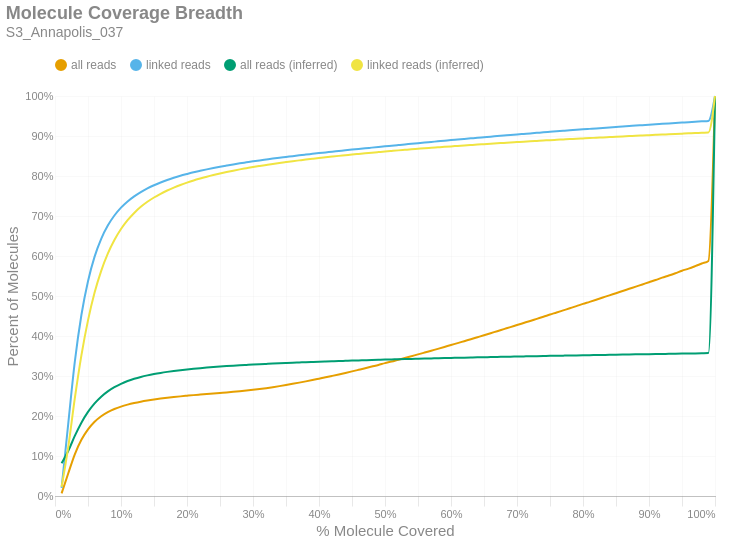

Notebook code cell kept with this figure:
### Markdown cell above
### Molecule Read Coverage
This chart shows molecule coverage breadth as computed by the number of bases aligned to that molecule. In other words, "*how much of each unique long molecule is actually sequenced/aligned?*" Keep in mind there is a distinction between sequences and alignments, since some sequences belonging to a particular molecule may not align well and wouldn't appear in the alignment data. This chart also shows molecule coverage breadth as computed by the *inferred fragment* from which the aligned sequences originate. Unlike read coverage, this calculation takes into account the total insert size, including unsequenced gaps between the forward and reverse reads. Like the previous figures, these are cumulative percents.

### Code cell
if SKIPLR:
    print_html(f"Skipped")
else:
    binned_df = consolidated_hist(valids['coverage_bp'], mask, 0.01, True)
    binned_df_inf = consolidated_hist(valids['coverage_inserts'], mask, 0.01, True)
    binned_df = binned_df.with_columns(pl.lit(binned_df_inf['all reads (cumsum)']).alias('all reads (inferred)'))
    binned_df = binned_df.with_columns(pl.lit(binned_df_inf['linked reads (cumsum)']).alias('linked reads (inferred)'))
    binned_df = binned_df.with_columns(
        (pl.col('bin').cast(pl.Float64) + 0.01).alias('right_edge')
    )

    with SafeRender(binned_df):
        (
            density_plot(binned_df, 'Molecule Coverage Breadth', samplename, 'molcov', ['all reads (inferred)','linked reads (inferred)'])
            .encode(
                #x=alt.X('bin:Q', title="% Molecule Covered").axis(format = '%').scale(padding=0),
                x=alt.X('right_edge:Q', title="% Molecule Covered").axis(format='%').scale(padding=0),
                y=alt.Y('value:Q', title='Percent of Molecules')
                    .axis(format='%')
                    .stack(False)
                    .scale(domainMin=0, padding=0),
                color=alt.Color("key:N").scale(domain = ["all reads", "linked reads", "all reads (inferred)", "linked reads (inferred)"]),
                tooltip = [
                    alt.Tooltip("key:N", title = "Data Type"),
                    alt.Tooltip("range_label:N", title="% Molecule Covered"),
                    alt.Tooltip("value:Q", format = ".2%", title="% Molecules")
                ]
            )
        ).display()

### Figure 1 — Vega-Lite specification as saved in the notebook (floating-point values rounded to 4 significant figures)
{"width": "container", "height": 400, "config": {"title": {"anchor": "start", "dy": -15, "fontSize": 18, "color": "#888888", "subtitleColor": "#888888", "subtitleFontSize": 14}, "arc": {"fill": "#0072B2"}, "axis": {"domainColor": "#888888", "domainWidth": 0.5, "gridWidth": 0.2, "grid": false, "titleFontWeight": 400, "titleFontSize": 15, "labelFontSize": 11, "labelColor": "#888888", "tickColor": "#888888", "tickWidth": 0.2, "titleColor": "#888888"}, "axisBand": {"grid": false}, "axisX": {"grid": true, "tickSize": 10, "domainCap": "round"}, "axisY": {"domain": false, "grid": true, "tickSize": 0, "domainCap": "round"}, "background": "transparent", "header": {"labelFontSize": 15, "labelColor": "#888888", "titleFontSize": 15, "titleFontWeight": 600, "titleColor": "#888888"}, "legend": {"labelFont": "sans-serif", "labelFontSize": 12, "labelColor": "#888888", "symbolSize": 100, "symbolType": "circle", "titleFontSize": 12, "titlePadding": 10, "titleColor": "#888888", "title": null, "orient": "top"}, "range": {"category": ["#E69F00", "#56B4E9", "#009E73", "#F0E442", "#0072B2", "#D55E00", "#CC79A7", "#000000"], "diverging": ["#cfe8f3", "#a2d4ec", "#73bfe2", "#46abdb", "#1696d2", "#12719e"]}, "area": {"fill": "#0072B2", "fillOpacity": 0.7, "line": true, "strokeOpacity": 0.7}, "line": {"color": "#0072B2", "stroke": "#0072B2", "strokeWidth": 2}, "trail": {"color": "#0072B2", "stroke": "#0072B2", "strokeWidth": 0, "size": 1}, "point": {"filled": true, "fillOpacity": 1.0, "size": 95}, "text": {"color": "#888888", "fontSize": 11, "align": "right", "fontWeight": 400, "size": 11}, "bar": {"fill": "#0072B2", "stroke": null}, "view": {"stroke": null, "continuousWidth": 660, "continuousHeight": 400}}, "data": {"name": "data-510a4795deea381f998c0ceb0caaa21d"}, "mark": {"type": "line", "interpolate": "monotone", "point": {"opacity": 0, "size": 275}}, "encoding": {"color": {"field": "key", "scale": {"domain": ["all reads", "linked reads", "all reads (inferred)", "linked reads (inferred)"]}, "type": "nominal"}, "tooltip": [{"field": "key", "title": "Data Type", "type": "nominal"}, {"field": "range_label", "title": "% Molecule Covered", "type": "nominal"}, {"field": "value", "format": ".2%", "title": "% Molecules", "type": "quantitative"}], "x": {"axis": {"format": "%"}, "field": "right_edge", "scale": {"padding": 0}, "title": "% Molecule Covered", "type": "quantitative"}, "y": {"axis": {"format": "%"}, "field": "value", "scale": {"domainMin": 0, "padding": 0}, "stack": false, "title": "Percent of Molecules", "type": "quantitative"}}, "params": [{"name": "param_c36ac31b6afebe62", "select": {"type": "point", "fields": ["key"]}, "bind": "legend"}], "title": {"text": "Molecule Coverage Breadth", "subtitle": "S3_Annapolis_037"}, "transform": [{"fold": ["all reads (cumsum)", "linked reads (cumsum)", "all reads (inferred)", "linked reads (inferred)"]}, {"calculate": "replace(datum.key, ' (cumsum)', '')", "as": "key"}, {"filter": {"param": "param_c36ac31b6afebe62"}}], "usermeta": {"embedOptions": {"downloadFileName": "S3_Annapolis_037.molcov"}}, "$schema": "https://vega.github.io/schema/vega-lite/v6.1.0.json", "datasets": {"data-510a4795deea381f998c0ceb0caaa21d": [{"bin": "0.0", "interval": "0.0-0.01", "all reads": 0.006624, "linked reads": 0.02013, "all reads (cumsum)": 0.006624, "linked reads (cumsum)": 0.02013, "range_label": "0.0-0.01", "all reads (inferred)": 0.08164, "linked reads (inferred)": 0.02289, "right_edge": 0.01}, {"bin": "0.01", "interval": "0.01-0.02", "all reads": 0.04959, "linked reads": 0.1596, "all reads (cumsum)": 0.05621, "linked reads (cumsum)": 0.1797, "range_label": "0.01-0.02", "all reads (inferred)": 0.1125, "linked reads (inferred)": 0.1217, "right_edge": 0.02}, {"bin": "0.02", "interval": "0.02-0.03", "all reads": 0.04804, "linked reads": 0.1556, "all reads (cumsum)": 0.1042, "linked reads (cumsum)": 0.3353, "range_label": "0.02-0.03", "all reads (inferred)": 0.1501, "linked reads (inferred)": 0.2438, "right_edge": 0.03}, {"bin": "0.03", "interval": "0.03-0.04", "all reads": 0.03615, "linked reads": 0.1172, "all reads (cumsum)": 0.1404, "linked reads (cumsum)": 0.4524, "range_label": "0.03-0.04", "all reads (inferred)": 0.1833, "linked reads (inferred)": 0.3515, "right_edge": 0.04}, {"bin": "0.04", "interval": "0.04-0.05", "all reads": 0.02615, "linked reads": 0.08467, "all reads (cumsum)": 0.1666, "linked reads (cumsum)": 0.5371, "range_label": "0.04-0.05", "all reads (inferred)": 0.2103, "linked reads (inferred)": 0.4391, "right_edge": 0.05}, {"bin": "0.05", "interval": "0.05-0.06", "all reads": 0.01898, "linked reads": 0.06139, "all reads (cumsum)": 0.1855, "linked reads (cumsum)": 0.5985, "range_label": "0.05-0.06", "all reads (inferred)": 0.2316, "linked reads (inferred)": 0.5085, "right_edge": 0.06}, {"bin": "0.06", "interval": "0.06-0.07", "all reads": 0.01381, "linked reads": 0.04458, "all reads (cumsum)": 0.1993, "linked reads (cumsum)": 0.6431, "range_label": "0.06-0.07", "all reads (inferred)": 0.2484, "linked reads (inferred)": 0.5629, "right_edge": 0.07}, {"bin": "0.07", "interval": "0.07-0.08", "all reads": 0.01027, "linked reads": 0.03309, "all reads (cumsum)": 0.2096, "linked reads (cumsum)": 0.6762, "range_label": "0.07-0.08", "all reads (inferred)": 0.2616, "linked reads (inferred)": 0.6059, "right_edge": 0.08}, {"bin": "0.08", "interval": "0.08-0.09", "all reads": 0.007793, "linked reads": 0.02505, "all reads (cumsum)": 0.2174, "linked reads (cumsum)": 0.7012, "range_label": "0.08-0.09", "all reads (inferred)": 0.2721, "linked reads (inferred)": 0.6398, "right_edge": 0.09}, {"bin": "0.09", "interval": "0.09-0.1", "all reads": 0.006139, "linked reads": 0.01967, "all reads (cumsum)": 0.2236, "linked reads (cumsum)": 0.7209, "range_label": "0.09-0.1", "all reads (inferred)": 0.2805, "linked reads (inferred)": 0.6673, "right_edge": 0.1}, {"bin": "0.1", "interval": "0.1-0.11", "all reads": 0.004862, "linked reads": 0.01549, "all reads (cumsum)": 0.2284, "linked reads (cumsum)": 0.7364, "range_label": "0.1-0.11", "all reads (inferred)": 0.2874, "linked reads (inferred)": 0.6895, "right_edge": 0.11}, {"bin": "0.11", "interval": "0.11-0.12", "all reads": 0.00401, "linked reads": 0.01274, "all reads (cumsum)": 0.2324, "linked reads (cumsum)": 0.7491, "range_label": "0.11-0.12", "all reads (inferred)": 0.293, "linked reads (inferred)": 0.7077, "right_edge": 0.12}, {"bin": "0.12", "interval": "0.12-0.13", "all reads": 0.003381, "linked reads": 0.01068, "all reads (cumsum)": 0.2358, "linked reads (cumsum)": 0.7598, "range_label": "0.12-0.13", "all reads (inferred)": 0.2977, "linked reads (inferred)": 0.7229, "right_edge": 0.13}, {"bin": "0.13", "interval": "0.13-0.14", "all reads": 0.002886, "linked reads": 0.00909, "all reads (cumsum)": 0.2387, "linked reads (cumsum)": 0.7689, "range_label": "0.13-0.14", "all reads (inferred)": 0.3016, "linked reads (inferred)": 0.7355, "right_edge": 0.14}, {"bin": "0.14", "interval": "0.14-0.15", "all reads": 0.002544, "linked reads": 0.007953, "all reads (cumsum)": 0.2412, "linked reads (cumsum)": 0.7768, "range_label": "0.14-0.15", "all reads (inferred)": 0.3049, "linked reads (inferred)": 0.7463, "right_edge": 0.15}, {"bin": "0.15", "interval": "0.15-0.16", "all reads": 0.002249, "linked reads": 0.006952, "all reads (cumsum)": 0.2435, "linked reads (cumsum)": 0.7838, "range_label": "0.15-0.16", "all reads (inferred)": 0.3078, "linked reads (inferred)": 0.7555, "right_edge": 0.16}, {"bin": "0.16", "interval": "0.16-0.17", "all reads": 0.002029, "linked reads": 0.006174, "all reads (cumsum)": 0.2455, "linked reads (cumsum)": 0.79, "range_label": "0.16-0.17", "all reads (inferred)": 0.3103, "linked reads (inferred)": 0.7637, "right_edge": 0.17}, {"bin": "0.17", "interval": "0.17-0.18", "all reads": 0.001844, "linked reads": 0.005493, "all reads (cumsum)": 0.2474, "linked reads (cumsum)": 0.7955, "range_label": "0.17-0.18", "all reads (inferred)": 0.3126, "linked reads (inferred)": 0.771, "right_edge": 0.18}, {"bin": "0.18", "interval": "0.18-0.19", "all reads": 0.001717, "linked reads": 0.004994, "all reads (cumsum)": 0.2491, "linked reads (cumsum)": 0.8004, "range_label": "0.18-0.19", "all reads (inferred)": 0.3146, "linked reads (inferred)": 0.7776, "right_edge": 0.19}, {"bin": "0.19", "interval": "0.19-0.2", "all reads": 0.001579, "linked reads": 0.004464, "all reads (cumsum)": 0.2507, "linked reads (cumsum)": 0.8049, "range_label": "0.19-0.2", "all reads (inferred)": 0.3165, "linked reads (inferred)": 0.7835, "right_edge": 0.2}, {"bin": "0.2", "interval": "0.2-0.21", "all reads": 0.00154, "linked reads": 0.004287, "all reads (cumsum)": 0.2522, "linked reads (cumsum)": 0.8092, "range_label": "0.2-0.21", "all reads (inferred)": 0.3181, "linked reads (inferred)": 0.7889, "right_edge": 0.21}, {"bin": "0.21", "interval": "0.21-0.22", "all reads": 0.001409, "linked reads": 0.003789, "all reads (cumsum)": 0.2536, "linked reads (cumsum)": 0.813, "range_label": "0.21-0.22", "all reads (inferred)": 0.3196, "linked reads (inferred)": 0.7937, "right_edge": 0.22}, {"bin": "0.22", "interval": "0.22-0.23", "all reads": 0.00138, "linked reads": 0.003598, "all reads (cumsum)": 0.255, "linked reads (cumsum)": 0.8166, "range_label": "0.22-0.23", "all reads (inferred)": 0.321, "linked reads (inferred)": 0.7982, "right_edge": 0.23}, {"bin": "0.23", "interval": "0.23-0.24", "all reads": 0.001351, "linked reads": 0.003421, "all reads (cumsum)": 0.2563, "linked reads (cumsum)": 0.82, "range_label": "0.23-0.24", "all reads (inferred)": 0.3223, "linked reads (inferred)": 0.8024, "right_edge": 0.24}, {"bin": "0.24", "interval": "0.24-0.25", "all reads": 0.00132, "linked reads": 0.003153, "all reads (cumsum)": 0.2577, "linked reads (cumsum)": 0.8232, "range_label": "0.24-0.25", "all reads (inferred)": 0.3236, "linked reads (inferred)": 0.8062, "right_edge": 0.25}, {"bin": "0.25", "interval": "0.25-0.26", "all reads": 0.001303, "linked reads": 0.002949, "all reads (cumsum)": 0.259, "linked reads (cumsum)": 0.8261, "range_label": "0.25-0.26", "all reads (inferred)": 0.3247, "linked reads (inferred)": 0.8099, "right_edge": 0.26}, {"bin": "0.26", "interval": "0.26-0.27", "all reads": 0.001399, "linked reads": 0.002865, "all reads (cumsum)": 0.2604, "linked reads (cumsum)": 0.829, "range_label": "0.26-0.27", "all reads (inferred)": 0.3258, "linked reads (inferred)": 0.8134, "right_edge": 0.27}, {"bin": "0.27", "interval": "0.27-0.28", "all reads": 0.001484, "linked reads": 0.002675, "all reads (cumsum)": 0.2618, "linked reads (cumsum)": 0.8317, "range_label": "0.27-0.28", "all reads (inferred)": 0.3268, "linked reads (inferred)": 0.8166, "right_edge": 0.28}, {"bin": "0.28", "interval": "0.28-0.29", "all reads": 0.001652, "linked reads": 0.002487, "all reads (cumsum)": 0.2635, "linked reads (cumsum)": 0.8341, "range_label": "0.28-0.29", "all reads (inferred)": 0.3277, "linked reads (inferred)": 0.8195, "right_edge": 0.29}, {"bin": "0.29", "interval": "0.29-0.3", "all reads": 0.001884, "linked reads": 0.002485, "all reads (cumsum)": 0.2654, "linked reads (cumsum)": 0.8366, "range_label": "0.29-0.3", "all reads (inferred)": 0.3286, "linked reads (inferred)": 0.8224, "right_edge": 0.3}, {"bin": "0.3", "interval": "0.3-0.31", "all reads": 0.002052, "linked reads": 0.00241, "all reads (cumsum)": 0.2674, "linked reads (cumsum)": 0.839, "range_label": "0.3-0.31", "all reads (inferred)": 0.3295, "linked reads (inferred)": 0.8251, "right_edge": 0.31}, {"bin": "0.31", "interval": "0.31-0.32", "all reads": 0.002234, "linked reads": 0.002248, "all reads (cumsum)": 0.2697, "linked reads (cumsum)": 0.8413, "range_label": "0.31-0.32", "all reads (inferred)": 0.3303, "linked reads (inferred)": 0.8276, "right_edge": 0.32}, {"bin": "0.32", "interval": "0.32-0.33", "all reads": 0.002436, "linked reads": 0.002237, "all reads (cumsum)": 0.2721, "linked reads (cumsum)": 0.8435, "range_label": "0.32-0.33", "all reads (inferred)": 0.3311, "linked reads (inferred)": 0.8302, "right_edge": 0.33}, {"bin": "0.33", "interval": "0.33-0.34", "all reads": 0.0026, "linked reads": 0.002109, "all reads (cumsum)": 0.2747, "linked reads (cumsum)": 0.8456, "range_label": "0.33-0.34", "all reads (inferred)": 0.3318, "linked reads (inferred)": 0.8326, "right_edge": 0.34}, {"bin": "0.34", "interval": "0.34-0.35", "all reads": 0.002745, "linked reads": 0.001999, "all reads (cumsum)": 0.2774, "linked reads (cumsum)": 0.8476, "range_label": "0.34-0.35", "all reads (inferred)": 0.3325, "linked reads (inferred)": 0.8348, "right_edge": 0.35}, {"bin": "0.35", "interval": "0.35-0.36", "all reads": 0.002928, "linked reads": 0.002037, "all reads (cumsum)": 0.2804, "linked reads (cumsum)": 0.8497, "range_label": "0.35-0.36", "all reads (inferred)": 0.3332, "linked reads (inferred)": 0.837, "right_edge": 0.36}, {"bin": "0.36", "interval": "0.36-0.37", "all reads": 0.003039, "linked reads": 0.001974, "all reads (cumsum)": 0.2834, "linked reads (cumsum)": 0.8516, "range_label": "0.36-0.37", "all reads (inferred)": 0.3339, "linked reads (inferred)": 0.839, "right_edge": 0.37}, {"bin": "0.37", "interval": "0.37-0.38", "all reads": 0.003174, "linked reads": 0.00188, "all reads (cumsum)": 0.2866, "linked reads (cumsum)": 0.8535, "range_label": "0.37-0.38", "all reads (inferred)": 0.3345, "linked reads (inferred)": 0.8411, "right_edge": 0.38}, {"bin": "0.38", "interval": "0.38-0.39", "all reads": 0.003291, "linked reads": 0.001852, "all reads (cumsum)": 0.2899, "linked reads (cumsum)": 0.8554, "range_label": "0.38-0.39", "all reads (inferred)": 0.3351, "linked reads (inferred)": 0.8431, "right_edge": 0.39}, {"bin": "0.39", "interval": "0.39-0.4", "all reads": 0.003411, "linked reads": 0.001861, "all reads (cumsum)": 0.2933, "linked reads (cumsum)": 0.8572, "range_label": "0.39-0.4", "all reads (inferred)": 0.3358, "linked reads (inferred)": 0.845, "right_edge": 0.4}, {"bin": "0.4", "interval": "0.4-0.41", "all reads": 0.003429, "linked reads": 0.001755, "all reads (cumsum)": 0.2967, "linked reads (cumsum)": 0.859, "range_label": "0.4-0.41", "all reads (inferred)": 0.3363, "linked reads (inferred)": 0.8468, "right_edge": 0.41}, {"bin": "0.41", "interval": "0.41-0.42", "all reads": 0.003574, "linked reads": 0.0018, "all reads (cumsum)": 0.3003, "linked reads (cumsum)": 0.8608, "range_label": "0.41-0.42", "all reads (inferred)": 0.3369, "linked reads (inferred)": 0.8486, "right_edge": 0.42}, {"bin": "0.42", "interval": "0.42-0.43", "all reads": 0.003643, "linked reads": 0.001726, "all reads (cumsum)": 0.3039, "linked reads (cumsum)": 0.8625, "range_label": "0.42-0.43", "all reads (inferred)": 0.3375, "linked reads (inferred)": 0.8503, "right_edge": 0.43}, {"bin": "0.43", "interval": "0.43-0.44", "all reads": 0.003772, "linked reads": 0.001768, "all reads (cumsum)": 0.3077, "linked reads (cumsum)": 0.8643, "range_label": "0.43-0.44", "all reads (inferred)": 0.338, "linked reads (inferred)": 0.852, "right_edge": 0.44}, {"bin": "0.44", "interval": "0.44-0.45", "all reads": 0.003855, "linked reads": 0.001682, "all reads (cumsum)": 0.3116, "linked reads (cumsum)": 0.866, "range_label": "0.44-0.45", "all reads (inferred)": 0.3385, "linked reads (inferred)": 0.8537, "right_edge": 0.45}, {"bin": "0.45", "interval": "0.45-0.46", "all reads": 0.003945, "linked reads": 0.001682, "all reads (cumsum)": 0.3155, "linked reads (cumsum)": 0.8676, "range_label": "0.45-0.46", "all reads (inferred)": 0.339, "linked reads (inferred)": 0.8553, "right_edge": 0.46}, {"bin": "0.46", "interval": "0.46-0.47", "all reads": 0.003973, "linked reads": 0.001677, "all reads (cumsum)": 0.3195, "linked reads (cumsum)": 0.8693, "range_label": "0.46-0.47", "all reads (inferred)": 0.3395, "linked reads (inferred)": 0.8568, "right_edge": 0.47}, {"bin": "0.47", "interval": "0.47-0.48", "all reads": 0.004109, "linked reads": 0.001627, "all reads (cumsum)": 0.3236, "linked reads (cumsum)": 0.8709, "range_label": "0.47-0.48", "all reads (inferred)": 0.34, "linked reads (inferred)": 0.8583, "right_edge": 0.48}, {"bin": "0.48", "interval": "0.48-0.49", "all reads": 0.004043, "linked reads": 0.001646, "all reads (cumsum)": 0.3276, "linked reads (cumsum)": 0.8726, "range_label": "0.48-0.49", "all reads (inferred)": 0.3405, "linked reads (inferred)": 0.8598, "right_edge": 0.49}, {"bin": "0.49", "interval": "0.49-0.5", "all reads": 0.00452, "linked reads": 0.001662, "all reads (cumsum)": 0.3321, "linked reads (cumsum)": 0.8743, "range_label": "0.49-0.5", "all reads (inferred)": 0.341, "linked reads (inferred)": 0.8613, "right_edge": 0.5}, {"bin": "0.5", "interval": "0.5-0.51", "all reads": 0.003956, "linked reads": 0.001528, "all reads (cumsum)": 0.3361, "linked reads (cumsum)": 0.8758, "range_label": "0.5-0.51", "all reads (inferred)": 0.3414, "linked reads (inferred)": 0.8627, "right_edge": 0.51}, {"bin": "0.51", "interval": "0.51-0.52", "all reads": 0.004511, "linked reads": 0.00155, "all reads (cumsum)": 0.3406, "linked reads (cumsum)": 0.8773, "range_label": "0.51-0.52", "all reads (inferred)": 0.3419, "linked reads (inferred)": 0.8641, "right_edge": 0.52}, {"bin": "0.52", "interval": "0.52-0.53", "all reads": 0.004366, "linked reads": 0.001558, "all reads (cumsum)": 0.345, "linked reads (cumsum)": 0.8789, "range_label": "0.52-0.53", "all reads (inferred)": 0.3423, "linked reads (inferred)": 0.8654, "right_edge": 0.53}, {"bin": "0.53", "interval": "0.53-0.54", "all reads": 0.004557, "linked reads": 0.001607, "all reads (cumsum)": 0.3495, "linked reads (cumsum)": 0.8805, "range_label": "0.53-0.54", "all reads (inferred)": 0.3427, "linked reads (inferred)": 0.8667, "right_edge": 0.54}, {"bin": "0.54", "interval": "0.54-0.55", "all reads": 0.004463, "linked reads": 0.001574, "all reads (cumsum)": 0.354, "linked reads (cumsum)": 0.8821, "range_label": "0.54-0.55", "all reads (inferred)": 0.3431, "linked reads (inferred)": 0.868, "right_edge": 0.55}, {"bin": "0.55", "interval": "0.55-0.56", "all reads": 0.00462, "linked reads": 0.001554, "all reads (cumsum)": 0.3586, "linked reads (cumsum)": 0.8836, "range_label": "0.55-0.56", "all reads (inferred)": 0.3436, "linked reads (inferred)": 0.8693, "right_edge": 0.56}, {"bin": "0.56", "interval": "0.56-0.57", "all reads": 0.004674, "linked reads": 0.001525, "all reads (cumsum)": 0.3633, "linked reads (cumsum)": 0.8851, "range_label": "0.56-0.57", "all reads (inferred)": 0.344, "linked reads (inferred)": 0.8705, "right_edge": 0.57}, {"bin": "0.57", "interval": "0.57-0.58", "all reads": 0.004587, "linked reads": 0.001537, "all reads (cumsum)": 0.3679, "linked reads (cumsum)": 0.8867, "range_label": "0.57-0.58", "all reads (inferred)": 0.3444, "linked reads (inferred)": 0.8717, "right_edge": 0.58}, {"bin": "0.58", "interval": "0.58-0.59", "all reads": 0.004738, "linked reads": 0.001527, "all reads (cumsum)": 0.3726, "linked reads (cumsum)": 0.8882, "range_label": "0.58-0.59", "all reads (inferred)": 0.3447, "linked reads (inferred)": 0.8729, "right_edge": 0.59}, {"bin": "0.59", "interval": "0.59-0.6", "all reads": 0.004844, "linked reads": 0.001566, "all reads (cumsum)": 0.3775, "linked reads (cumsum)": 0.8898, "range_label": "0.59-0.6", "all reads (inferred)": 0.3451, "linked reads (inferred)": 0.8741, "right_edge": 0.6}, {"bin": "0.6", "interval": "0.6-0.61", "all reads": 0.004672, "linked reads": 0.001411, "all reads (cumsum)": 0.3821, "linked reads (cumsum)": 0.8912, "range_label": "0.6-0.61", "all reads (inferred)": 0.3455, "linked reads (inferred)": 0.8752, "right_edge": 0.61}, {"bin": "0.61", "interval": "0.61-0.62", "all reads": 0.004935, "linked reads": 0.001449, "all reads (cumsum)": 0.3871, "linked reads (cumsum)": 0.8926, "range_label": "0.61-0.62", "all reads (inferred)": 0.3459, "linked reads (inferred)": 0.8763, "right_edge": 0.62}, {"bin": "0.62", "interval": "0.62-0.63", "all reads": 0.004902, "linked reads": 0.001468, "all reads (cumsum)": 0.392, "linked reads (cumsum)": 0.8941, "range_label": "0.62-0.63", "all reads (inferred)": 0.3463, "linked reads (inferred)": 0.8775, "right_edge": 0.63}, {"bin": "0.63", "interval": "0.63-0.64", "all reads": 0.004959, "linked reads": 0.001483, "all reads (cumsum)": 0.3969, "linked reads (cumsum)": 0.8956, "range_label": "0.63-0.64", "all reads (inferred)": 0.3466, "linked reads (inferred)": 0.8786, "right_edge": 0.64}, {"bin": "0.64", "interval": "0.64-0.65", "all reads": 0.004968, "linked reads": 0.001383, "all reads (cumsum)": 0.4019, "linked reads (cumsum)": 0.897, "range_label": "0.64-0.65", "all reads (inferred)": 0.347, "linked reads (inferred)": 0.8796, "right_edge": 0.65}, {"bin": "0.65", "interval": "0.65-0.66", "all reads": 0.005148, "linked reads": 0.001406, "all reads (cumsum)": 0.407, "linked reads (cumsum)": 0.8984, "range_label": "0.65-0.66", "all reads (inferred)": 0.3473, "linked reads (inferred)": 0.8807, "right_edge": 0.66}, {"bin": "0.66", "interval": "0.66-0.67", "all reads": 0.004969, "linked reads": 0.001364, "all reads (cumsum)": 0.412, "linked reads (cumsum)": 0.8997, "range_label": "0.66-0.67", "all reads (inferred)": 0.3477, "linked reads (inferred)": 0.8817, "right_edge": 0.67}, {"bin": "0.67", "interval": "0.67-0.68", "all reads": 0.005107, "linked reads": 0.00138, "all reads (cumsum)": 0.4171, "linked reads (cumsum)": 0.9011, "range_label": "0.67-0.68", "all reads (inferred)": 0.348, "linked reads (inferred)": 0.8828, "right_edge": 0.68}, {"bin": "0.68", "interval": "0.68-0.69", "all reads": 0.005063, "linked reads": 0.001399, "all reads (cumsum)": 0.4222, "linked reads (cumsum)": 0.9025, "range_label": "0.68-0.69", "all reads (inferred)": 0.3484, "linked reads (inferred)": 0.8838, "right_edge": 0.69}, {"bin": "0.69", "interval": "0.69-0.7", "all reads": 0.005222, "linked reads": 0.001357, "all reads (cumsum)": 0.4274, "linked reads (cumsum)": 0.9039, "range_label": "0.69-0.7", "all reads (inferred)": 0.3487, "linked reads (inferred)": 0.8848, "right_edge": 0.7}, {"bin": "0.7", "interval": "0.7-0.71", "all reads": 0.005129, "linked reads": 0.001332, "all reads (cumsum)": 0.4325, "linked reads (cumsum)": 0.9052, "range_label": "0.7-0.71", "all reads (inferred)": 0.349, "linked reads (inferred)": 0.8859, "right_edge": 0.71}, {"bin": "0.71", "interval": "0.71-0.72", "all reads": 0.005132, "linked reads": 0.001327, "all reads (cumsum)": 0.4377, "linked reads (cumsum)": 0.9065, "range_label": "0.71-0.72", "all reads (inferred)": 0.3494, "linked reads (inferred)": 0.8868, "right_edge": 0.72}, {"bin": "0.72", "interval": "0.72-0.73", "all reads": 0.005261, "linked reads": 0.001328, "all reads (cumsum)": 0.4429, "linked reads (cumsum)": 0.9079, "range_label": "0.72-0.73", "all reads (inferred)": 0.3497, "linked reads (inferred)": 0.8877, "right_edge": 0.73}, {"bin": "0.73", "interval": "0.73-0.74", "all reads": 0.005216, "linked reads": 0.001366, "all reads (cumsum)": 0.4481, "linked reads (cumsum)": 0.9092, "range_label": "0.73-0.74", "all reads (inferred)": 0.35, "linked reads (inferred)": 0.8887, "right_edge": 0.74}, {"bin": "0.74", "interval": "0.74-0.75", "all reads": 0.005465, "linked reads": 0.001245, "all reads (cumsum)": 0.4536, "linked reads (cumsum)": 0.9105, "range_label": "0.74-0.75", "all reads (inferred)": 0.3503, "linked reads (inferred)": 0.8896, "right_edge": 0.75}, {"bin": "0.75", "interval": "0.75-0.76", "all reads": 0.005126, "linked reads": 0.00124, "all reads (cumsum)": 0.4587, "linked reads (cumsum)": 0.9117, "range_label": "0.75-0.76", "all reads (inferred)": 0.3506, "linked reads (inferred)": 0.8905, "right_edge": 0.76}, {"bin": "0.76", "interval": "0.76-0.77", "all reads": 0.0053, "linked reads": 0.001248, "all reads (cumsum)": 0.464, "linked reads (cumsum)": 0.913, "range_label": "0.76-0.77", "all reads (inferred)": 0.3509, "linked reads (inferred)": 0.8914, "right_edge": 0.77}, {"bin": "0.77", "interval": "0.77-0.78", "all reads": 0.005296, "linked reads": 0.001234, "all reads (cumsum)": 0.4693, "linked reads (cumsum)": 0.9142, "range_label": "0.77-0.78", "all reads (inferred)": 0.3512, "linked reads (inferred)": 0.8923, "right_edge": 0.78}, {"bin": "0.78", "interval": "0.78-0.79", "all reads": 0.00532, "linked reads": 0.001187, "all reads (cumsum)": 0.4747, "linked reads (cumsum)": 0.9154, "range_label": "0.78-0.79", "all reads (inferred)": 0.3515, "linked reads (inferred)": 0.8932, "right_edge": 0.79}, {"bin": "0.79", "interval": "0.79-0.8", "all reads": 0.005563, "linked reads": 0.001251, "all reads (cumsum)": 0.4802, "linked reads (cumsum)": 0.9166, "range_label": "0.79-0.8", "all reads (inferred)": 0.3518, "linked reads (inferred)": 0.894, "right_edge": 0.8}, {"bin": "0.8", "interval": "0.8-0.81", "all reads": 0.005128, "linked reads": 0.001171, "all reads (cumsum)": 0.4853, "linked reads (cumsum)": 0.9178, "range_label": "0.8-0.81", "all reads (inferred)": 0.3521, "linked reads (inferred)": 0.8949, "right_edge": 0.81}, {"bin": "0.81", "interval": "0.81-0.82", "all reads": 0.005351, "linked reads": 0.001174, "all reads (cumsum)": 0.4907, "linked reads (cumsum)": 0.919, "range_label": "0.81-0.82", "all reads (inferred)": 0.3524, "linked reads (inferred)": 0.8957, "right_edge": 0.82}, {"bin": "0.82", "interval": "0.82-0.83", "all reads": 0.005476, "linked reads": 0.001228, "all reads (cumsum)": 0.4962, "linked reads (cumsum)": 0.9202, "range_label": "0.82-0.83", "all reads (inferred)": 0.3527, "linked reads (inferred)": 0.8965, "right_edge": 0.83}, {"bin": "0.83", "interval": "0.83-0.84", "all reads": 0.005506, "linked reads": 0.001178, "all reads (cumsum)": 0.5017, "linked reads (cumsum)": 0.9214, "range_label": "0.83-0.84", "all reads (inferred)": 0.353, "linked reads (inferred)": 0.8974, "right_edge": 0.84}, {"bin": "0.84", "interval": "0.84-0.85", "all reads": 0.005371, "linked reads": 0.001146, "all reads (cumsum)": 0.507, "linked reads (cumsum)": 0.9225, "range_label": "0.84-0.85", "all reads (inferred)": 0.3533, "linked reads (inferred)": 0.8982, "right_edge": 0.85}, {"bin": "0.85", "interval": "0.85-0.86", "all reads": 0.005502, "linked reads": 0.00117, "all reads (cumsum)": 0.5125, "linked reads (cumsum)": 0.9237, "range_label": "0.85-0.86", "all reads (inferred)": 0.3535, "linked reads (inferred)": 0.899, "right_edge": 0.86}, {"bin": "0.86", "interval": "0.86-0.87", "all reads": 0.005415, "linked reads": 0.00113, "all reads (cumsum)": 0.518, "linked reads (cumsum)": 0.9248, "range_label": "0.86-0.87", "all reads (inferred)": 0.3538, "linked reads (inferred)": 0.8998, "right_edge": 0.87}, {"bin": "0.87", "interval": "0.87-0.88", "all reads": 0.005536, "linked reads": 0.00118, "all reads (cumsum)": 0.5235, "linked reads (cumsum)": 0.926, "range_label": "0.87-0.88", "all reads (inferred)": 0.3541, "linked reads (inferred)": 0.9006, "right_edge": 0.88}, {"bin": "0.88", "interval": "0.88-0.89", "all reads": 0.005417, "linked reads": 0.00109, "all reads (cumsum)": 0.5289, "linked reads (cumsum)": 0.9271, "range_label": "0.88-0.89", "all reads (inferred)": 0.3544, "linked reads (inferred)": 0.9013, "right_edge": 0.89}, {"bin": "0.89", "interval": "0.89-0.9", "all reads": 0.00563, "linked reads": 0.001121, "all reads (cumsum)": 0.5345, "linked reads (cumsum)": 0.9282, "range_label": "0.89-0.9", "all reads (inferred)": 0.3546, "linked reads (inferred)": 0.9021, "right_edge": 0.9}, {"bin": "0.9", "interval": "0.9-0.91", "all reads": 0.0053, "linked reads": 0.001031, "all reads (cumsum)": 0.5398, "linked reads (cumsum)": 0.9293, "range_label": "0.9-0.91", "all reads (inferred)": 0.3549, "linked reads (inferred)": 0.9029, "right_edge": 0.91}, {"bin": "0.91", "interval": "0.91-0.92", "all reads": 0.006083, "linked reads": 0.001128, "all reads (cumsum)": 0.5459, "linked reads (cumsum)": 0.9304, "range_label": "0.91-0.92", "all reads (inferred)": 0.3552, "linked reads (inferred)": 0.9036, "right_edge": 0.92}, {"bin": "0.92", "interval": "0.92-0.93", "all reads": 0.005252, "linked reads": 0.001079, "all reads (cumsum)": 0.5512, "linked reads (cumsum)": 0.9315, "range_label": "0.92-0.93", "all reads (inferred)": 0.3554, "linked reads (inferred)": 0.9043, "right_edge": 0.93}, {"bin": "0.93", "interval": "0.93-0.94", "all reads": 0.005746, "linked reads": 0.001048, "all reads (cumsum)": 0.5569, "linked reads (cumsum)": 0.9325, "range_label": "0.93-0.94", "all reads (inferred)": 0.3557, "linked reads (inferred)": 0.9051, "right_edge": 0.94}, {"bin": "0.94", "interval": "0.94-0.95", "all reads": 0.006267, "linked reads": 0.001029, "all reads (cumsum)": 0.5632, "linked reads (cumsum)": 0.9335, "range_label": "0.94-0.95", "all reads (inferred)": 0.356, "linked reads (inferred)": 0.9058, "right_edge": 0.95}, {"bin": "0.95", "interval": "0.95-0.96", "all reads": 0.005302, "linked reads": 0.001037, "all reads (cumsum)": 0.5685, "linked reads (cumsum)": 0.9346, "range_label": "0.95-0.96", "all reads (inferred)": 0.3563, "linked reads (inferred)": 0.9066, "right_edge": 0.96}, {"bin": "0.96", "interval": "0.96-0.97", "all reads": 0.006179, "linked reads": 0.001016, "all reads (cumsum)": 0.5747, "linked reads (cumsum)": 0.9356, "range_label": "0.96-0.97", "all reads (inferred)": 0.3566, "linked reads (inferred)": 0.9073, "right_edge": 0.97}, {"bin": "0.97", "interval": "0.97-0.98", "all reads": 0.006585, "linked reads": 0.0009911, "all reads (cumsum)": 0.5813, "linked reads (cumsum)": 0.9366, "range_label": "0.97-0.98", "all reads (inferred)": 0.3569, "linked reads (inferred)": 0.9081, "right_edge": 0.98}, {"bin": "0.98", "interval": "0.98-0.99", "all reads": 0.006332, "linked reads": 0.001043, "all reads (cumsum)": 0.5876, "linked reads (cumsum)": 0.9376, "range_label": "0.98-0.99", "all reads (inferred)": 0.3572, "linked reads (inferred)": 0.9088, "right_edge": 0.99}, {"bin": "0.99", "interval": "0.99-1.0", "all reads": 0.4124, "linked reads": 0.06237, "all reads (cumsum)": 1.0, "linked reads (cumsum)": 1.0, "range_label": "0.99-1.0", "all reads (inferred)": 1.0, "linked reads (inferred)": 1.0, "right_edge": 1.0}]}}
